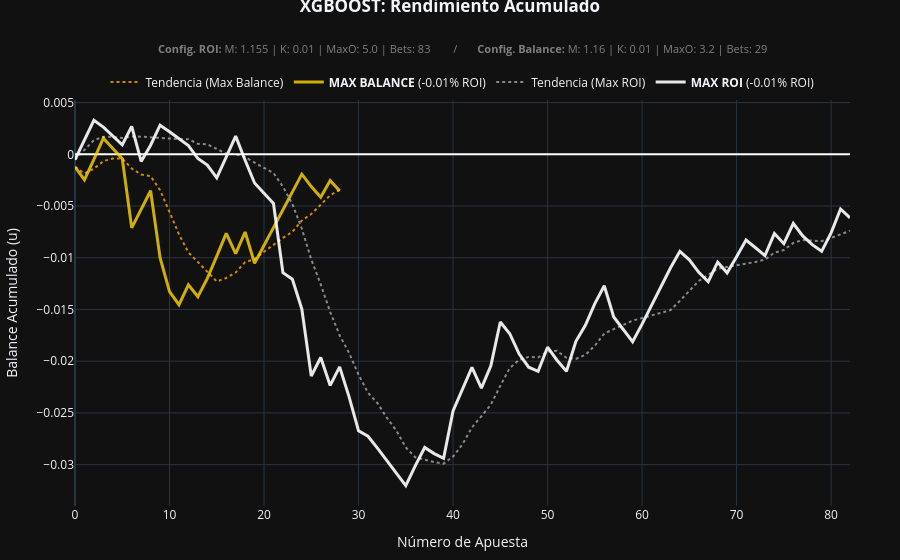

This figure's notebook cell:
### Code cell
# --- VISUALIZACIÓN DE LA MEJOR ESTRATEGIA: XGBOOST (ROI vs BALANCE) ---

if 'best_history_xg_df' in locals() and not df_grid_xg_sorted.empty:
    df_viz_roi_x = best_history_xg_df.sort_values('Date').reset_index(drop=True)
    df_viz_roi_x['Balance_Cum'] = df_viz_roi_x['Ganancia'].cumsum()
    df_viz_roi_x['MA_Balance'] = df_viz_roi_x['Balance_Cum'].rolling(window=7, min_periods=1).mean()

    roi_row_x = df_grid_xg_sorted.iloc[0]
    rx_val, rx_bal, rx_bets = roi_row_x['ROI(%)'], roi_row_x['Balance'], int(roi_row_x['Apuestas'])
    rx_marg, rx_kelly, rx_max_o = roi_row_x['Margen'], roi_row_x['Kelly'], roi_row_x['Max_Odd']

    bal_row_x = df_grid_xg_sorted.sort_values(by='Balance', ascending=False).iloc[0]

    if (bal_row_x['Margen'] != rx_marg) or (bal_row_x['Kelly'] != rx_kelly) or (bal_row_x['Max_Odd'] != rx_max_o):
        bx_m, bx_k, bx_mo = bal_row_x['Margen'], bal_row_x['Kelly'], bal_row_x['Max_Odd']
        mask_bal_x = valid_mask_xg & (odds_flat_xg <= bx_mo) & (probs_flat_xg * odds_flat_xg > bx_m)

        df_viz_bal_x = pd.DataFrame({
            'Date': fechas_flat_xg[mask_bal_x],
            'Ganancia': profit_base_xg[mask_bal_x] * bx_k * unit
        }).sort_values('Date').reset_index(drop=True)
    else:
        df_viz_bal_x = df_viz_roi_x.copy()

    df_viz_bal_x['Balance_Cum'] = df_viz_bal_x['Ganancia'].cumsum()
    df_viz_bal_x['MA_Balance'] = df_viz_bal_x['Balance_Cum'].rolling(window=7, min_periods=1).mean()

    bx_val, bx_bal_total, bx_bets = bal_row_x['ROI(%)'], bal_row_x['Balance'], int(bal_row_x['Apuestas'])
    bx_marg, bx_kelly, bx_max_o = bal_row_x['Margen'], bal_row_x['Kelly'], bal_row_x['Max_Odd']

    fig = go.Figure()

    fig.add_trace(go.Scatter(x=df_viz_bal_x.index, y=df_viz_bal_x['MA_Balance'], name='Tendencia (Max Balance)',
                             line=dict(color='rgba(255, 165, 0, 0.8)', width=2, dash='dot')))
    fig.add_trace(go.Scatter(x=df_viz_bal_x.index, y=df_viz_bal_x['Balance_Cum'],
                             name=f'<b>MAX BALANCE</b> ({bx_val:.2f}% ROI)',
                             line=dict(color='rgba(255, 215, 0, 0.8)', width=3)))

    fig.add_trace(go.Scatter(x=df_viz_roi_x.index, y=df_viz_roi_x['MA_Balance'], name='Tendencia (Max ROI)',
                             line=dict(color='rgba(255, 255, 255, 0.5)', width=2, dash='dot')))
    fig.add_trace(go.Scatter(x=df_viz_roi_x.index, y=df_viz_roi_x['Balance_Cum'],
                             name=f'<b>MAX ROI</b> ({rx_val:.2f}% ROI)',
                             line=dict(color='rgba(255, 255, 255, 0.9)', width=3)))

    subtitle_text = (f"<b>Config. ROI:</b> M: {rx_marg} | K: {rx_kelly} | MaxO: {rx_max_o} | Bets: {rx_bets}  "
                     f"      /       "
                     f"<b>Config. Balance:</b> M: {bx_marg} | K: {bx_kelly} | MaxO: {bx_max_o} | Bets: {bx_bets}")

    fig.update_layout(
        template='plotly_dark',
        title={'text': '<b>XGBOOST: Rendimiento Acumulado</b>', 'y': 1, 'x': 0.5, 'xanchor': 'center'},
        annotations=[dict(text=subtitle_text, showarrow=False, xref="paper", yref="paper", x=0.5, y=1.15, font=dict(size=11, color="gray"))],
        hovermode='x unified',
        xaxis=dict(title='Número de Apuesta'),
        yaxis=dict(title='Balance Acumulado (u)', zeroline=True, zerolinecolor='white'),
        legend=dict(orientation="h", yanchor="top", y=1.08, xanchor="center", x=0.5),
        margin=dict(t=100, b=50, l=50, r=50)
    )
    fig.show()
else:
    print("⚠️ No hay datos suficientes para graficar.")

### Figure 1 — Plotly figure (JSON) as saved in the notebook; plotly's stock layout.template omitted (floating-point values rounded to 4 significant figures)
{"data": [{"line": {"color": "rgba(255, 165, 0, 0.8)", "dash": "dot", "width": 2}, "name": "Tendencia (Max Balance)", "type": "scatter", "x": [0, 1, 2, 3, 4, 5, 6, 7, 8, 9, 10, 11, 12, 13, 14, 15, 16, 17, 18, 19, 20, 21, 22, 23, 24, 25, 26, 27, 28], "y": [-0.001226, -0.00185, -0.0014, -0.0006609, -0.0004151, -0.0004158, -0.001372, -0.001956, -0.002106, -0.003462, -0.005581, -0.007739, -0.009482, -0.01043, -0.01139, -0.01229, -0.01196, -0.01143, -0.01043, -0.01013, -0.009421, -0.008722, -0.008083, -0.007495, -0.006397, -0.005769, -0.004858, -0.003964, -0.003451]}, {"line": {"color": "rgba(255, 215, 0, 0.8)", "width": 3}, "name": "<b>MAX BALANCE</b> (-0.01% ROI)", "type": "scatter", "x": [0, 1, 2, 3, 4, 5, 6, 7, 8, 9, 10, 11, 12, 13, 14, 15, 16, 17, 18, 19, 20, 21, 22, 23, 24, 25, 26, 27, 28], "y": [-0.001226, -0.002474, -0.0004986, 0.001555, 0.000568, -0.0004189, -0.007108, -0.005316, -0.003524, -0.009992, -0.01328, -0.01454, -0.01262, -0.01377, -0.012, -0.009841, -0.007643, -0.009606, -0.007517, -0.01053, -0.008806, -0.007112, -0.005368, -0.003525, -0.00192, -0.003124, -0.004153, -0.002544, -0.003522]}, {"line": {"color": "rgba(255, 255, 255, 0.5)", "dash": "dot", "width": 2}, "name": "Tendencia (Max ROI)", "type": "scatter", "x": [0, 1, 2, 3, 4, 5, 6, 7, 8, 9, 10, 11, 12, 13, 14, 15, 16, 17, 18, 19, 20, 21, 22, 23, 24, 25, 26, 27, 28, 29, 30, 31, 32, 33, 34, 35, 36, 37, 38, 39, 40, 41, 42, 43, 44, 45, 46, 47, 48, 49, 50, 51, 52, 53, 54, 55, 56, 57, 58, 59, 60, 61, 62, 63, 64, 65, 66, 67, 68, 69, 70, 71, 72, 73, 74, 75, 76, 77, 78, 79, 80, 81, 82], "y": [-0.00052, 0.0004087, 0.001368, 0.001683, 0.001696, 0.001565, 0.001727, 0.001704, 0.001638, 0.00157, 0.001507, 0.001469, 0.001459, 0.001015, 0.0009638, 0.0005141, 7.007e-05, 8.97e-06, -0.0002849, -0.0008018, -0.001281, -0.001811, -0.003121, -0.004805, -0.007194, -0.01017, -0.01258, -0.01524, -0.01749, -0.01921, -0.0213, -0.02306, -0.02405, -0.02548, -0.0267, -0.02834, -0.02929, -0.02952, -0.02976, -0.0299, -0.02921, -0.02803, -0.0264, -0.02532, -0.02419, -0.02238, -0.02066, -0.01987, -0.01959, -0.01964, -0.01907, -0.019, -0.01968, -0.01978, -0.01938, -0.0185, -0.01732, -0.01691, -0.01648, -0.01607, -0.01584, -0.01556, -0.01531, -0.01507, -0.01416, -0.0132, -0.01224, -0.01166, -0.01107, -0.01088, -0.01073, -0.01057, -0.01041, -0.01018, -0.009511, -0.009255, -0.008573, -0.008286, -0.008349, -0.008398, -0.008085, -0.007746, -0.00739]}, {"line": {"color": "rgba(255, 255, 255, 0.9)", "width": 3}, "name": "<b>MAX ROI</b> (-0.01% ROI)", "type": "scatter", "x": [0, 1, 2, 3, 4, 5, 6, 7, 8, 9, 10, 11, 12, 13, 14, 15, 16, 17, 18, 19, 20, 21, 22, 23, 24, 25, 26, 27, 28, 29, 30, 31, 32, 33, 34, 35, 36, 37, 38, 39, 40, 41, 42, 43, 44, 45, 46, 47, 48, 49, 50, 51, 52, 53, 54, 55, 56, 57, 58, 59, 60, 61, 62, 63, 64, 65, 66, 67, 68, 69, 70, 71, 72, 73, 74, 75, 76, 77, 78, 79, 80, 81, 82], "y": [-0.00052, 0.001337, 0.003287, 0.002628, 0.001749, 0.0009112, 0.002698, -0.0006856, 0.0008768, 0.002813, 0.002186, 0.001482, 0.0008404, -0.0004076, -0.001045, -0.002271, -0.0002952, 0.001758, -0.0005753, -0.002778, -0.003765, -0.004752, -0.01144, -0.01208, -0.01497, -0.02143, -0.01964, -0.02234, -0.02055, -0.02344, -0.02673, -0.02725, -0.02841, -0.02962, -0.03089, -0.03204, -0.03011, -0.02835, -0.02893, -0.02939, -0.0248, -0.0226, -0.02059, -0.02261, -0.02045, -0.01621, -0.01735, -0.01931, -0.02058, -0.02097, -0.01865, -0.01991, -0.02097, -0.01808, -0.01652, -0.01444, -0.01271, -0.01572, -0.01693, -0.01811, -0.01642, -0.01458, -0.01273, -0.01099, -0.009382, -0.0102, -0.01141, -0.01232, -0.01043, -0.01146, -0.009902, -0.008293, -0.009032, -0.009791, -0.007662, -0.00864, -0.00669, -0.007892, -0.008734, -0.009379, -0.007596, -0.00529, -0.006146]}], "layout": {"annotations": [{"font": {"color": "gray", "size": 11}, "showarrow": false, "text": "<b>Config. ROI:</b> M: 1.155 | K: 0.01 | MaxO: 5.0 | Bets: 83        /       <b>Config. Balance:</b> M: 1.16 | K: 0.01 | MaxO: 3.2 | Bets: 29", "x": 0.5, "xref": "paper", "y": 1.15, "yref": "paper"}], "hovermode": "x unified", "legend": {"orientation": "h", "x": 0.5, "xanchor": "center", "y": 1.08, "yanchor": "top"}, "margin": {"b": 50, "l": 50, "r": 50, "t": 100}, "title": {"text": "<b>XGBOOST: Rendimiento Acumulado</b>", "x": 0.5, "xanchor": "center", "y": 1}, "xaxis": {"title": {"text": "Número de Apuesta"}}, "yaxis": {"title": {"text": "Balance Acumulado (u)"}, "zeroline": true, "zerolinecolor": "white"}}}
